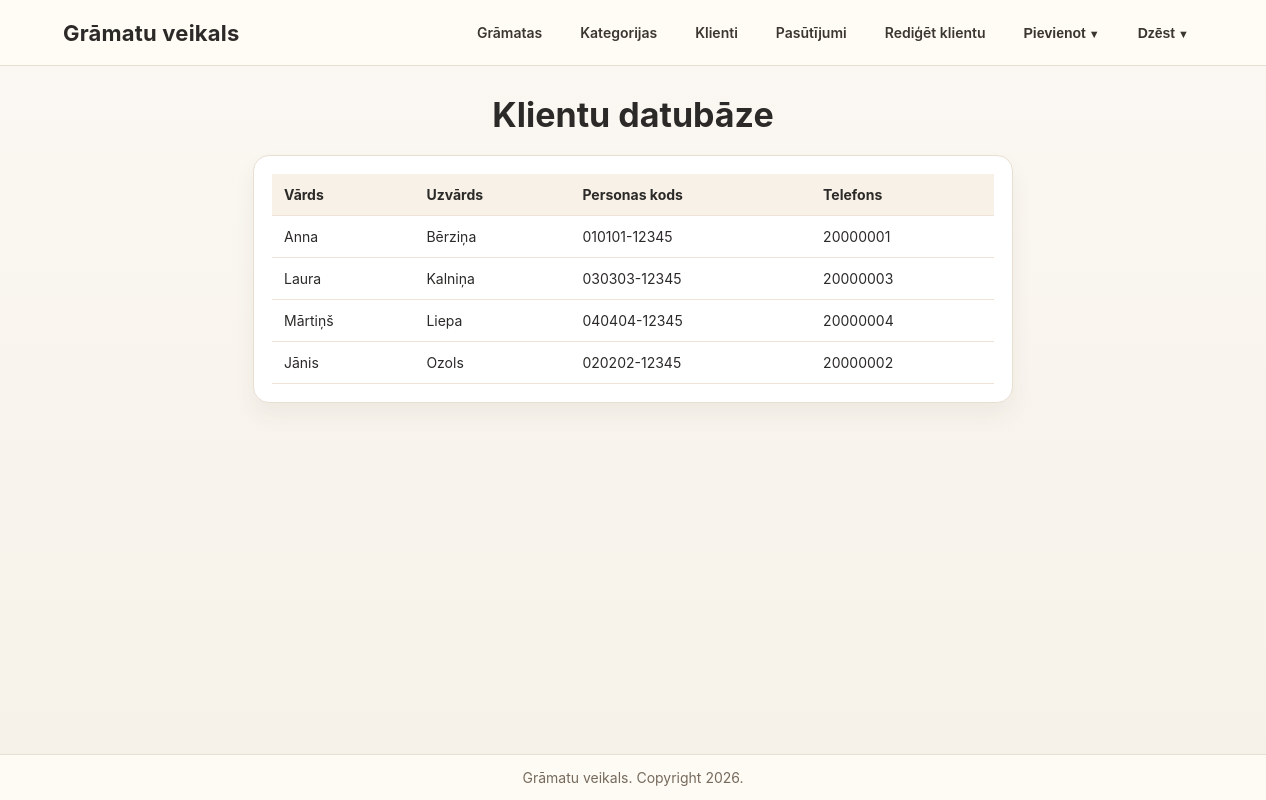
/klienti, run on the app's committed database.
### tables this page shows
CREATE TABLE "klienti" (
                id INTEGER PRIMARY KEY AUTOINCREMENT,
                vards TEXT NOT NULL,
                uzvards TEXT NOT NULL,
                personas_kods TEXT NOT NULL,
                telefons TEXT NOT NULL
            );

### app.py (the view)
@app.route("/klienti")
def klienti():
    return render_template("klienti.html", klienti=get_klienti())

### app.py (called while the page is built)
def get_db_connection():
    return sqlite3.connect(DB_PATH, check_same_thread=False)

def get_klienti():
    conn = get_db_connection()
    cursor = conn.cursor()
    cursor.execute("SELECT id, vards, uzvards, personas_kods, telefons FROM klienti ORDER BY uzvards, vards")
    data = [{"id": row[0], "vards": row[1], "uzvards": row[2], "personas_kods": row[3], "telefons": row[4]} for row in cursor.fetchall()]
    conn.close()
    return data

### templates/klienti.html (shortened to what this page needs)
<!DOCTYPE html>
<html lang="lv">
<head>
    <link rel="stylesheet" type="text/css" href="{{ url_for('static', filename='style.css') }}">
</head>
<body>
    {% include "_header.html" %}
    <main class="page-wrap">
        <div class="page-head">
            <h1>Klientu datubāze</h1>
        </div>
        <div class="form-card table-wrap">
            <table class="data-table">
                <thead>
                    <tr>
                        <th>Vārds</th>
                        <th>Uzvārds</th>
                        <th>Personas kods</th>
                        <th>Telefons</th>
                    </tr>
                </thead>
                <tbody>
                    {% for klients in klienti %}
                        <tr>
                            <td>{{ klients.vards }}</td>
                            <td>{{ klients.uzvards }}</td>
                            <td>{{ klients.personas_kods }}</td>
                            <td>{{ klients.telefons }}</td>
                        </tr>
                    {% endfor %}
                </tbody>
            </table>
        </div>
    </main>
    {% include "_footer.html" %}
</body>
</html>

### templates/_header.html (shortened to what this page needs)
<header class="site-header">
    <div class="header-inner">
        <a href="/gramatas" class="brand">Grāmatu veikals</a>
        <nav class="main-nav">
            <a href="/gramatas" class="nav-link">Grāmatas</a>
            <a href="/kategorijas" class="nav-link">Kategorijas</a>
            <a href="/klienti" class="nav-link">Klienti</a>
            <a href="/pasutijumi" class="nav-link">Pasūtījumi</a>
            <a href="/rediget_klientu" class="nav-link">Rediģēt klientu</a>
            <div class="nav-dropdown">
                <button type="button" class="dropdown-toggle">Pievienot</button>
            </div>
            <div class="nav-dropdown">
                <button type="button" class="dropdown-toggle">Dzēst</button>
            </div>
        </nav>
    </div>
</header>

### templates/_footer.html
<footer class="site-footer">
    <div class="footer-inner">Grāmatu veikals. Copyright 2026.</div>
</footer>

### static/style.css (style rules this page uses)
:root { --bg:#f7f4ef; --bg-2:#fefcf8; --text:#2b2a28; --muted:#78716a; --line:#e8dfd3; --accent:#ad7d4f; --accent-dark:#8e6036; --white:#ffffff; }
* { box-sizing:border-box; }
body { margin:0; background:linear-gradient(180deg,#fbf8f3 0%,#f6f1e8 100%); font-family:"Inter","Segoe UI",sans-serif; color:var(--text); min-height:100vh; display:flex; flex-direction:column; }
a { text-decoration:none; color:inherit; }
.site-header { position:sticky; top:0; z-index:20; background:rgba(255,252,246,0.95); backdrop-filter:blur(8px); border-bottom:1px solid var(--line); }
.header-inner { max-width:1180px; margin:0 auto; padding:14px 20px; display:flex; justify-content:space-between; align-items:center; gap:16px; }
.brand { font-size:22px; font-weight:700; letter-spacing:0.2px; }
.main-nav { display:flex; align-items:center; gap:10px; }
.nav-link, .dropdown-toggle { border:1px solid transparent; background:transparent; padding:9px 13px; border-radius:10px; font-size:14px; font-weight:600; cursor:pointer; color:#3c3631; }
.nav-dropdown { position:relative; }
.dropdown-toggle::after { content:" ▼"; font-size:11px; }
.page-wrap { max-width:1180px; margin:0 auto; padding:28px 20px 36px; width:100%; flex:1; }
.page-head h1 { margin:0; font-size:34px; font-weight:700; text-align:center; }
.filters-panel, .form-card { background:var(--white); border:1px solid var(--line); border-radius:16px; padding:18px; box-shadow:0 12px 22px rgba(67,47,26,0.06); }
.form-card { width:min(760px,100%); margin-top:20px; margin-left:auto; margin-right:auto; text-align:center; }
button { border:none; border-radius:10px; padding:10px 14px; background:var(--accent); color:#fff; font-weight:600; cursor:pointer; }
.site-footer { border-top:1px solid var(--line); background:rgba(255,252,246,0.9); margin-top:20px; }
.footer-inner { max-width:1180px; margin:0 auto; padding:14px 20px; text-align:center; color:#766a5d; font-size:14px; }
.table-wrap { overflow-x:auto; }
.data-table { width:100%; border-collapse:collapse; text-align:left; }
.data-table th, .data-table td { border-bottom:1px solid #eee3d6; padding:12px; font-size:14px; vertical-align:top; }
.data-table th { background:#f8f1e7; font-weight:700; }

### data on the page
klienti: vards "Anna", uzvards "Bērziņa", personas_kods "010101-12345", telefons "20000001"
klienti: vards "Laura", uzvards "Kalniņa", personas_kods "030303-12345", telefons "20000003"
klienti: vards "Mārtiņš", uzvards "Liepa", personas_kods "040404-12345", telefons "20000004"
klienti: vards "Jānis", uzvards "Ozols", personas_kods "020202-12345", telefons "20000002"
